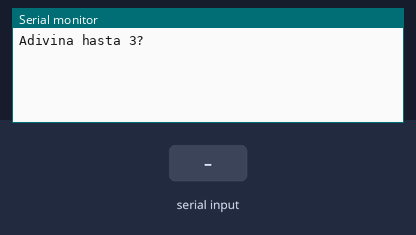
Bench run of a sketch on a simulated Arduino Uno, built with avr-gcc and run on an emulated ATmega328P. On the bench: the last lines printed to the serial monitor. The test bench sets the inputs (shaded band). Random numbers use the default seed unless the sketch sets one.

Above: at 0.9 s.
1.0 s: "90,45\n" received over Serial
At 1.8 s:
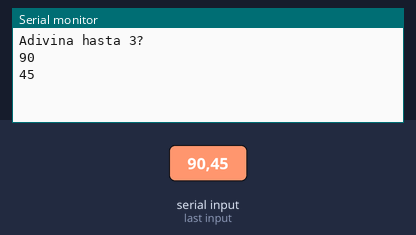
2.5 s: "30,150\n" received over Serial
At 4.3 s:
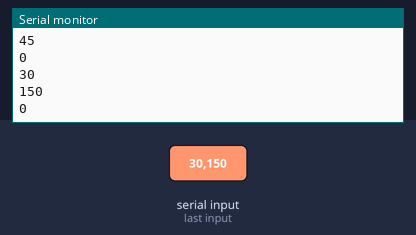
Timing chart, 0 to 5.8 s (numbered marks = the images above; inputs shaded):
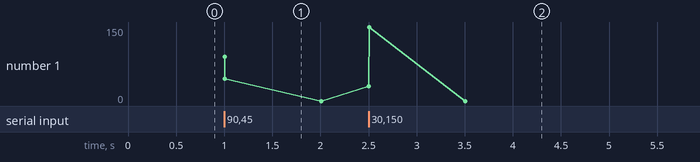

The sketch:

arduino.38.azardowhile4numerosmasintentos.ino
```cpp
int x = 0;   //numero x que se genera al azar
int n = 0;   //numero que ingresar a la loteria
int i = 0;   //numero de intentos usados actualmente en 0

void setup() {
  Serial.begin(9600); //velocidad serial
  randomSeed(11);     //semilla de azar, cambias este valor para generar azar
  x = random(3);      //numero al azar
  Serial.println("Adivina hasta 3?");

  do                  //inicio de bucle do--while
  {

    if (Serial.available() > 0) { //si dato en serial se entra
      n = Serial.parseInt();      //dato en serial entero en n
      Serial.println(n);
      i = i + 1;                  //aumenta en 1 los intentos
    }

  } while (x != n); //si x es igual a n se sale de bucle do-while

  Serial.print("Adivinaste el numero era ");   //sales de bucle y adios
  Serial.println(x);   //sales de bucle y adios
  Serial.print("Numero de Intentos : ");
  Serial.println(i);
}

void loop() {              //no usamos loop para que el programa tenga fin
}
```

Measured:
- after the input at 1.0 s, the serial monitor: prints a new line at once (image 1)
- after the input at 2.5 s, the serial monitor: prints a new line at once (image 2)
